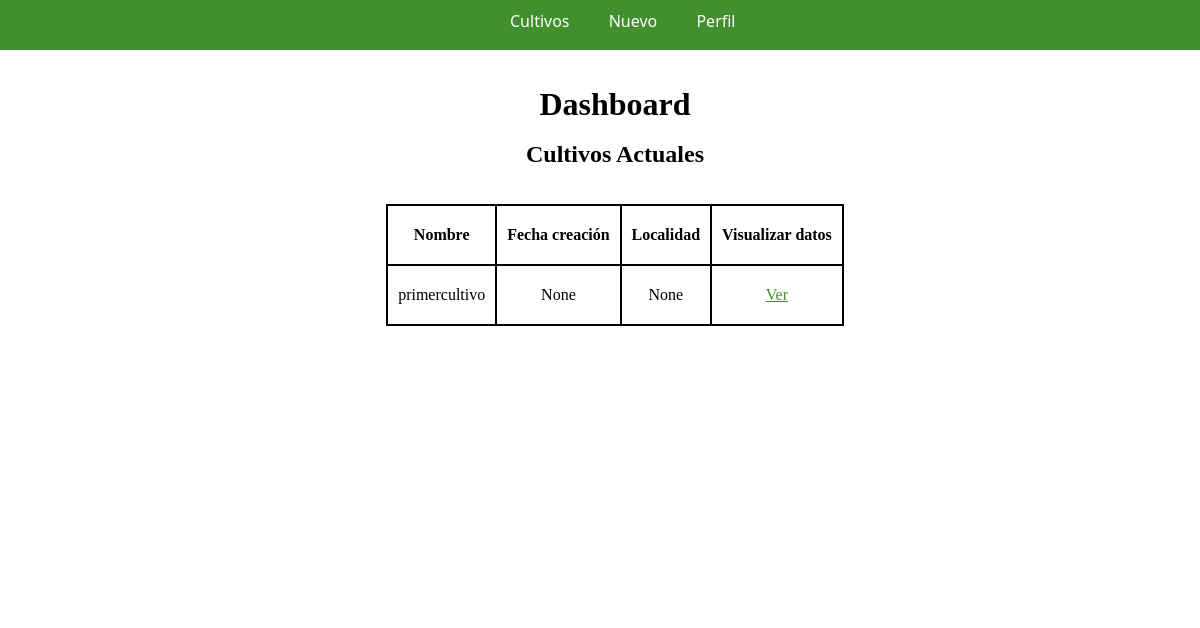
/dashboard/, run on the app's committed database.
### app/models.py (models this page shows, shortened)
class cultivo (models.Model):
    nombre= models.CharField(max_length=45, null=False)
    fecha=models.DateField(auto_now=False, auto_now_add=False, null=True)
    localidad=models.CharField(max_length=45, null=True)
    administrador= models.ForeignKey(
        administrador,
        related_name='administrador',
        null=True,
        on_delete=models.PROTECT
    )
    sensortemperatura= models.ForeignKey(sensortemperatura,
        related_name='sensor_temperatura',
        null=True,
        on_delete=models.PROTECT
    )
    sensorhumedad= models.ForeignKey(sensorhumedad,
        related_name='sensor_humedad',
        null=True,
        on_delete=models.PROTECT
    )
    camarasid= models.ForeignKey(camaras,
        related_name='camaras',
        null=True,
        on_delete=models.PROTECT
    )
    class Meta:
        app_label= 'app'

### app/views.py (the view)
# urls.py: path('dashboard/', views.dashboard, name='dashboard'),
def dashboard(request):
    print("ADIOS")
    lista22 = cultivo.objects.all()
    print(lista22)
    contexto ={
        'listadecultivos':lista22,
    }
    return render(request, 'app/dashboard.html',contexto)

### app/templates/app/dashboard.html (shortened to what this page needs)
{% load static %}
<html lang="en">
<head>
    <link href="{% static 'app/css/estilodashboard.css' %}" rel="stylesheet">
</head>
<body>
      <div class="contenedor" >
        <div class="header">
          <ul id="menu">
            <li ><a href="{% url 'app:dashboard' %}">Cultivos</a></li>
            <li ><a href="{% url 'app:crearcultivo' %}">Nuevo</a></li>
            <li ><a href="{% url 'app:perfil' %}">Perfil</a></li>
            </ul>
        </div>
            <div class="contenido">
              <br><br>
              <h1>Dashboard</h1>
              <br>
              <h2>Cultivos Actuales</h2>
                <br><br>
                <table>
                  <thead>
                    <tr>
                      <th>Nombre</th>
                      <th>Fecha creación</th>
                      <th>Localidad</th>
                      <th>Visualizar datos</th>
                    </tr>
                  </thead>
                  <tbody>
                    {%for lista22  in listadecultivos%}
                    <tr class="fila">
                      <td>{{lista22.nombre}}</td>
                      <td>{{lista22.fecha}}</td>
                      <td>{{lista22.localidad}}</td>
                      <td><a href="{% url 'app:datoscultivo' %}"  class="buton">Ver</a></td>
                    </tr>
                    {% endfor %}
                  </tbody>
                </table>
                        <br>
          </div>
</body>
</html>

### app/static/app/css/estilodashboard.css (style rules this page uses)
* { margin: 0; padding: 0; box-sizing: border-box; }
ul li { display: inline; margin-right: 15px; position: relative; left: 500px; top: 10px; }
ul a { text-decoration: none; background: #418F2D; color: #fff; }
.contenedor { background: rgb(255, 255, 255); width: auto; height: auto ; display: grid; grid-template: 50px 550px/ 1fr; }
.header { grid-row: 1 / 2; grid-column: 1 / 2; list-style-type: none; font-family: "Segoe UI", Tahoma, Geneva, Verdana, sans-serif; background: #418F2D; height: 50px; }
.contenido { background: #ffffff; grid-row: 2 /3; grid-column: 1 /2; justify-items: center; align-items: end; padding-left: 30px; }
table { margin: auto; }
table,th,td { border: 2px solid black; border-collapse: collapse; padding: 20px 10px; text-align: center; }
td { cursor: pointer; }
a { color: #418F2D; padding: 10px; }

### data on the page
cultivo: nombre "primercultivo", fecha "None", localidad "None"
